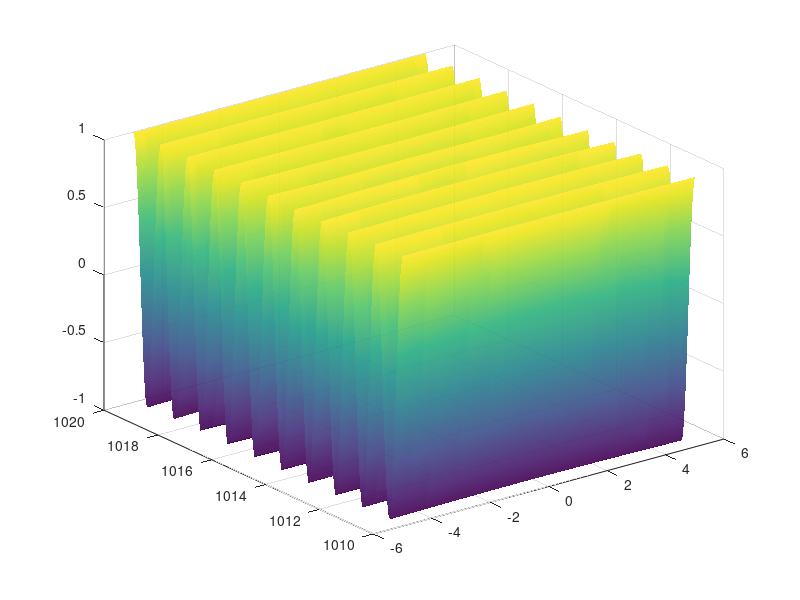

Write the MATLAB code that produced this figure. (Note: this script raises an error after producing the figure.)
% ######################### Dec 11, 2024
% ######################### Written by Shima Mashhadi, PhD student at Rochester Institute of Technology, supervised by Professor Alireza Vahid.
% ######################### EEEE-789 Spectrum Sharing
% ######################### Implementation of curved and planar wavefront
clear; clc;
% Constants
antenna_Number =2;
Focal_point = 12;
c = 3 * 10^8;
f_c =30 * 10^9;
wave_length = c / f_c
space_Ant_elemets = wave_length/2;
% Antenna axis
antenna_axise = ((1:antenna_Number) - ((antenna_Number + 1) / 2))* space_Ant_elemets;
% antenna_axise = ((1:antenna_Number) )* space_Ant_elemets;

A = space_Ant_elemets^2;%wave_length^2 / (4);
x = linspace(-5,5,150);
z_Planar = linspace(1010,1020,150);
z_Curved = linspace(10,15,150);
WaveFront_Planar = zeros(length(x), length(z_Planar));
WaveFront_Curved = zeros(length(x), length(z_Curved));
for i = 1:length(x)
    for j = 1:length(z_Planar)
        WaveFront_Planar(i,j) = sqrt(1 / ((antenna_Number)^2))*sum(exp(-1i * (2 * pi / wave_length) * ((antenna_axise - x(i)*wave_length).^2/(2*z_Planar(j)*wave_length) + z_Planar(j)*wave_length)));
    end
    for j =1:length(z_Curved)
        WaveFront_Curved(i,j) = sqrt(1 / ((antenna_Number)^2))*sum(exp(-1i * (2 * pi / wave_length) * ((antenna_axise - x(i)*wave_length).^2/(2*z_Curved(j)*wave_length) + z_Curved(j)*wave_length)));
    end
end
 

%% Plot the results
%% Planar WaveFront
figure(1);
set(gcf, 'Color', 'w')

% imagesc(x, (z), real(G_results')); % Heatmap
h = surf(x, z_Planar, real(WaveFront_Planar'), ...
    'EdgeColor', [0.3 0.3 0.3], ...       % Darker edge for better contrast
    'FaceAlpha', 0.9);                    % Slight transparency for depth

shading interp                          % Smooth color transitions
% colormap parula                         % Better color contrast
lighting phong                          % Add smooth lighting
camlight headlight                      % Position the light source
material dull                           % Less shiny surface

xlim([-5,5])
ylim([1010,1015])
set(gca, 'YDir', 'normal'); % Ensure correct orientation
% 
% colorbar;                  % Add colorbar
xlabel('x','FontSize', 14);
ylabel('z','FontSize', 14);
box on;
%% Curved WaveFront
figure(2);
set(gcf, 'Color', 'w')

% imagesc(x, (z), real(G_results')); % Heatmap
h = surf(x, z_Curved, real(WaveFront_Curved'), ...
    'EdgeColor', [0.3 0.3 0.3], ...       % Darker edge for better contrast
    'FaceAlpha', 0.9);                    % Slight transparency for depth

shading interp                          % Smooth color transitions
% colormap parula                         % Better color contrast
lighting phong                          % Add smooth lighting
camlight headlight                      % Position the light source
material dull                           % Less shiny surface
set(h, 'LineWidth', 1.5);

xlim([-5,5])
ylim([10,15])
set(gca, 'YDir', 'normal'); % Ensure correct orientation
xlabel('x','FontSize', 14);
ylabel('z','FontSize', 14);
box on;
